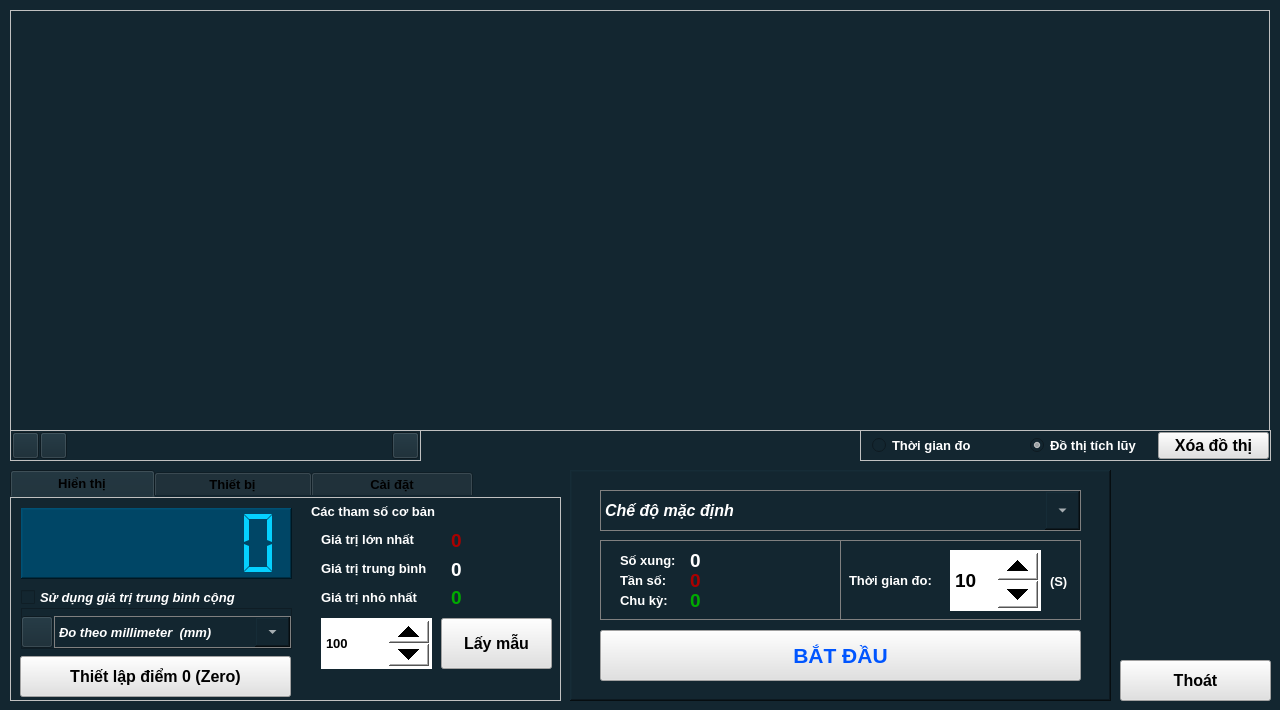
<?xml version="1.0" encoding="UTF-8"?>
<ui version="4.0">
 <class>Sensor_SEN0121</class>
 <widget class="QWidget" name="Sensor_SEN0121">
  <property name="geometry">
   <rect>
    <x>0</x>
    <y>0</y>
    <width>1280</width>
    <height>710</height>
   </rect>
  </property>
  <property name="windowTitle">
   <string>Form</string>
  </property>
  <property name="windowIcon">
   <iconset resource="../image.qrc">
    <normaloff>:/image/DIS0121_Icon.png</normaloff>:/image/DIS0121_Icon.png</iconset>
  </property>
  <property name="styleSheet">
   <string notr="true">background-color: #132630;</string>
  </property>
  <widget class="QPushButton" name="pushButton_Exit">
   <property name="geometry">
    <rect>
     <x>1120</x>
     <y>660</y>
     <width>151</width>
     <height>41</height>
    </rect>
   </property>
   <property name="font">
    <font>
     <pointsize>12</pointsize>
     <bold>true</bold>
    </font>
   </property>
   <property name="styleSheet">
    <string notr="true">background-color: rgb(225, 225, 225);</string>
   </property>
   <property name="text">
    <string>Thoát</string>
   </property>
  </widget>
  <widget class="QFrame" name="frame_setChart">
   <property name="geometry">
    <rect>
     <x>860</x>
     <y>430</y>
     <width>411</width>
     <height>31</height>
    </rect>
   </property>
   <property name="styleSheet">
    <string notr="true">QFrame { 
border: 1px solid #C0C0C0;
}</string>
   </property>
   <property name="frameShape">
    <enum>QFrame::StyledPanel</enum>
   </property>
   <property name="frameShadow">
    <enum>QFrame::Raised</enum>
   </property>
   <widget class="QRadioButton" name="radioButton_Continuously">
    <property name="geometry">
     <rect>
      <x>12</x>
      <y>2</y>
      <width>151</width>
      <height>27</height>
     </rect>
    </property>
    <property name="font">
     <font>
      <pointsize>10</pointsize>
      <bold>true</bold>
     </font>
    </property>
    <property name="styleSheet">
     <string notr="true">color: rgb(255, 255, 255);</string>
    </property>
    <property name="text">
     <string>Thời gian đo</string>
    </property>
    <property name="checked">
     <bool>false</bool>
    </property>
   </widget>
   <widget class="QRadioButton" name="radioButton_Accumulation">
    <property name="geometry">
     <rect>
      <x>170</x>
      <y>2</y>
      <width>111</width>
      <height>27</height>
     </rect>
    </property>
    <property name="font">
     <font>
      <pointsize>10</pointsize>
      <bold>true</bold>
     </font>
    </property>
    <property name="styleSheet">
     <string notr="true">color: rgb(255, 255, 255);</string>
    </property>
    <property name="text">
     <string>Đồ thị tích lũy</string>
    </property>
    <property name="checked">
     <bool>true</bool>
    </property>
   </widget>
   <widget class="QPushButton" name="pushButton_ClearChart">
    <property name="geometry">
     <rect>
      <x>298</x>
      <y>2</y>
      <width>111</width>
      <height>27</height>
     </rect>
    </property>
    <property name="font">
     <font>
      <pointsize>12</pointsize>
      <bold>true</bold>
     </font>
    </property>
    <property name="styleSheet">
     <string notr="true">background-color: rgb(225, 225, 225);</string>
    </property>
    <property name="text">
     <string>Xóa đồ thị</string>
    </property>
   </widget>
  </widget>
  <widget class="QFrame" name="frame_trackLine">
   <property name="geometry">
    <rect>
     <x>10</x>
     <y>430</y>
     <width>411</width>
     <height>31</height>
    </rect>
   </property>
   <property name="styleSheet">
    <string notr="true">QFrame { 
border: 1px solid #C0C0C0;
}</string>
   </property>
   <property name="frameShape">
    <enum>QFrame::StyledPanel</enum>
   </property>
   <property name="frameShadow">
    <enum>QFrame::Raised</enum>
   </property>
   <widget class="QPushButton" name="pushButton_TrackLine_Yax">
    <property name="geometry">
     <rect>
      <x>382</x>
      <y>2</y>
      <width>27</width>
      <height>27</height>
     </rect>
    </property>
    <property name="font">
     <font>
      <pointsize>14</pointsize>
      <bold>true</bold>
     </font>
    </property>
    <property name="toolTip">
     <string>tính hệ số góc y=ax</string>
    </property>
    <property name="text">
     <string/>
    </property>
    <property name="icon">
     <iconset resource="../image.qrc">
      <normaloff>:/image/MFS0103_Track_yax.jpg</normaloff>:/image/MFS0103_Track_yax.jpg</iconset>
    </property>
    <property name="iconSize">
     <size>
      <width>25</width>
      <height>25</height>
     </size>
    </property>
   </widget>
   <widget class="QPushButton" name="pushButton_TrackLine_Default">
    <property name="geometry">
     <rect>
      <x>2</x>
      <y>2</y>
      <width>27</width>
      <height>27</height>
     </rect>
    </property>
    <property name="font">
     <font>
      <pointsize>14</pointsize>
      <bold>true</bold>
     </font>
    </property>
    <property name="toolTip">
     <string>trục tọa độ ảo</string>
    </property>
    <property name="text">
     <string/>
    </property>
    <property name="icon">
     <iconset resource="../image.qrc">
      <normaloff>:/image/MFS0103_Track_D.jpg</normaloff>:/image/MFS0103_Track_D.jpg</iconset>
    </property>
    <property name="iconSize">
     <size>
      <width>25</width>
      <height>25</height>
     </size>
    </property>
   </widget>
   <widget class="QPushButton" name="pushButton_TrackLine_Tooltip">
    <property name="geometry">
     <rect>
      <x>30</x>
      <y>2</y>
      <width>27</width>
      <height>27</height>
     </rect>
    </property>
    <property name="font">
     <font>
      <pointsize>14</pointsize>
      <bold>true</bold>
     </font>
    </property>
    <property name="toolTip">
     <string>bắt điểm</string>
    </property>
    <property name="text">
     <string/>
    </property>
    <property name="icon">
     <iconset resource="../image.qrc">
      <normaloff>:/image/MFS0103_Track_T.jpg</normaloff>:/image/MFS0103_Track_T.jpg</iconset>
    </property>
    <property name="iconSize">
     <size>
      <width>25</width>
      <height>25</height>
     </size>
    </property>
   </widget>
  </widget>
  <widget class="QFrame" name="frame_Chart">
   <property name="geometry">
    <rect>
     <x>10</x>
     <y>10</y>
     <width>1260</width>
     <height>421</height>
    </rect>
   </property>
   <property name="styleSheet">
    <string notr="true">QFrame { 
border: 1px solid #C0C0C0;
}</string>
   </property>
   <property name="frameShape">
    <enum>QFrame::StyledPanel</enum>
   </property>
   <property name="frameShadow">
    <enum>QFrame::Raised</enum>
   </property>
  </widget>
  <widget class="QTabWidget" name="tabWidget_2">
   <property name="geometry">
    <rect>
     <x>10</x>
     <y>470</y>
     <width>551</width>
     <height>231</height>
    </rect>
   </property>
   <property name="font">
    <font>
     <pointsize>10</pointsize>
     <bold>true</bold>
    </font>
   </property>
   <property name="styleSheet">
    <string notr="true">QTabWidget::pane { 
border: 1px solid #C0C0C0;
}</string>
   </property>
   <property name="currentIndex">
    <number>0</number>
   </property>
   <property name="elideMode">
    <enum>Qt::ElideNone</enum>
   </property>
   <widget class="QWidget" name="tab_Infor_3">
    <attribute name="title">
     <string>          Hiển thị          </string>
    </attribute>
    <widget class="QLCDNumber" name="lcdNumber_Value">
     <property name="geometry">
      <rect>
       <x>10</x>
       <y>10</y>
       <width>271</width>
       <height>71</height>
      </rect>
     </property>
     <property name="styleSheet">
      <string notr="true">background-color: rgb(0, 70, 102);
color:rgb(5, 209, 255)</string>
     </property>
     <property name="frameShape">
      <enum>QFrame::WinPanel</enum>
     </property>
     <property name="lineWidth">
      <number>1</number>
     </property>
     <property name="smallDecimalPoint">
      <bool>false</bool>
     </property>
     <property name="digitCount">
      <number>7</number>
     </property>
     <property name="segmentStyle">
      <enum>QLCDNumber::Flat</enum>
     </property>
     <property name="value" stdset="0">
      <double>0.000000000000000</double>
     </property>
     <property name="intValue" stdset="0">
      <number>0</number>
     </property>
    </widget>
    <widget class="QWidget" name="verticalLayoutWidget_6">
     <property name="geometry">
      <rect>
       <x>310</x>
       <y>30</y>
       <width>121</width>
       <height>81</height>
      </rect>
     </property>
     <layout class="QVBoxLayout" name="verticalLayout_6">
      <item>
       <widget class="QLabel" name="label_8">
        <property name="font">
         <font>
          <pointsize>10</pointsize>
          <bold>true</bold>
         </font>
        </property>
        <property name="styleSheet">
         <string notr="true">color: rgb(255, 255, 255);</string>
        </property>
        <property name="text">
         <string>Giá trị lớn nhất</string>
        </property>
       </widget>
      </item>
      <item>
       <widget class="QLabel" name="label_9">
        <property name="font">
         <font>
          <pointsize>10</pointsize>
          <bold>true</bold>
         </font>
        </property>
        <property name="styleSheet">
         <string notr="true">color: rgb(255, 255, 255);</string>
        </property>
        <property name="text">
         <string>Giá trị trung bình</string>
        </property>
       </widget>
      </item>
      <item>
       <widget class="QLabel" name="label_10">
        <property name="font">
         <font>
          <pointsize>10</pointsize>
          <bold>true</bold>
         </font>
        </property>
        <property name="styleSheet">
         <string notr="true">color: rgb(255, 255, 255);</string>
        </property>
        <property name="text">
         <string>Giá trị nhỏ nhất</string>
        </property>
       </widget>
      </item>
     </layout>
    </widget>
    <widget class="QLabel" name="label_sampleInfo">
     <property name="geometry">
      <rect>
       <x>300</x>
       <y>0</y>
       <width>241</width>
       <height>26</height>
      </rect>
     </property>
     <property name="font">
      <font>
       <pointsize>10</pointsize>
       <bold>true</bold>
      </font>
     </property>
     <property name="styleSheet">
      <string notr="true">color: rgb(255, 255, 255);</string>
     </property>
     <property name="text">
      <string>Các tham số cơ bản</string>
     </property>
    </widget>
    <widget class="QPushButton" name="pushButton_getSamples">
     <property name="geometry">
      <rect>
       <x>430</x>
       <y>120</y>
       <width>111</width>
       <height>51</height>
      </rect>
     </property>
     <property name="font">
      <font>
       <pointsize>12</pointsize>
       <bold>true</bold>
      </font>
     </property>
     <property name="styleSheet">
      <string notr="true">background-color: rgb(225, 225, 225);</string>
     </property>
     <property name="text">
      <string>Lấy mẫu</string>
     </property>
    </widget>
    <widget class="QCheckBox" name="checkBox_setMathAvg">
     <property name="geometry">
      <rect>
       <x>10</x>
       <y>86</y>
       <width>281</width>
       <height>27</height>
      </rect>
     </property>
     <property name="font">
      <font>
       <pointsize>10</pointsize>
       <italic>true</italic>
       <bold>true</bold>
      </font>
     </property>
     <property name="styleSheet">
      <string notr="true">color: rgb(255, 255, 255);</string>
     </property>
     <property name="text">
      <string>Sử dụng giá trị trung bình cộng</string>
     </property>
    </widget>
    <widget class="QPushButton" name="pushButton_SetZero">
     <property name="geometry">
      <rect>
       <x>9</x>
       <y>158</y>
       <width>271</width>
       <height>41</height>
      </rect>
     </property>
     <property name="font">
      <font>
       <pointsize>12</pointsize>
       <bold>true</bold>
      </font>
     </property>
     <property name="styleSheet">
      <string notr="true">background-color: rgb(225, 225, 225);</string>
     </property>
     <property name="text">
      <string>Thiết lập điểm 0 (Zero)</string>
     </property>
    </widget>
    <widget class="QSpinBox" name="spinBox_setSample">
     <property name="geometry">
      <rect>
       <x>310</x>
       <y>120</y>
       <width>111</width>
       <height>51</height>
      </rect>
     </property>
     <property name="font">
      <font>
       <pointsize>10</pointsize>
       <bold>true</bold>
      </font>
     </property>
     <property name="styleSheet">
      <string notr="true">QSpinBox
{
background-color: rgb(255, 255, 255);
color: rgb(0, 0, 0);
}
QSpinBox::up-button
{
    min-width:40px;
    min-height: 20px;
}
QSpinBox::down-button
{
    min-width: 40px;
    min-height: 20px;
}
</string>
     </property>
     <property name="minimum">
      <number>10</number>
     </property>
     <property name="maximum">
      <number>9999999</number>
     </property>
     <property name="value">
      <number>100</number>
     </property>
    </widget>
    <widget class="QFrame" name="frame_2">
     <property name="geometry">
      <rect>
       <x>10</x>
       <y>110</y>
       <width>271</width>
       <height>41</height>
      </rect>
     </property>
     <property name="styleSheet">
      <string notr="true">color: rgb(255, 255, 255);</string>
     </property>
     <property name="frameShape">
      <enum>QFrame::StyledPanel</enum>
     </property>
     <property name="frameShadow">
      <enum>QFrame::Raised</enum>
     </property>
     <widget class="QPushButton" name="pushButton_2">
      <property name="geometry">
       <rect>
        <x>0</x>
        <y>8</y>
        <width>32</width>
        <height>32</height>
       </rect>
      </property>
      <property name="styleSheet">
       <string notr="true"/>
      </property>
      <property name="text">
       <string/>
      </property>
      <property name="icon">
       <iconset resource="../image.qrc">
        <normaloff>:/image/DIS0121_Icon.png</normaloff>:/image/DIS0121_Icon.png</iconset>
      </property>
      <property name="iconSize">
       <size>
        <width>32</width>
        <height>32</height>
       </size>
      </property>
     </widget>
     <widget class="QComboBox" name="comboBox_Sensor_Unit">
      <property name="geometry">
       <rect>
        <x>33</x>
        <y>8</y>
        <width>237</width>
        <height>32</height>
       </rect>
      </property>
      <property name="font">
       <font>
        <pointsize>10</pointsize>
        <italic>true</italic>
        <bold>true</bold>
       </font>
      </property>
      <property name="layoutDirection">
       <enum>Qt::LeftToRight</enum>
      </property>
      <property name="styleSheet">
       <string notr="true">QComboBox {
    border: 1px solid gray;
	color: rgb(255, 255, 255);
}
QComboBox::drop-down {
    width:35px;
}</string>
      </property>
      <property name="editable">
       <bool>false</bool>
      </property>
      <item>
       <property name="text">
        <string>Đo theo millimeter  (mm)</string>
       </property>
      </item>
      <item>
       <property name="text">
        <string>Đo theo centimeter (cm)</string>
       </property>
      </item>
      <item>
       <property name="text">
        <string>Đo theo decimeter  (dm)</string>
       </property>
      </item>
      <item>
       <property name="text">
        <string>Đo theo meter (m)</string>
       </property>
      </item>
     </widget>
    </widget>
    <widget class="QLabel" name="label_ValueMin">
     <property name="geometry">
      <rect>
       <x>440</x>
       <y>89</y>
       <width>99</width>
       <height>21</height>
      </rect>
     </property>
     <property name="font">
      <font>
       <pointsize>14</pointsize>
       <bold>true</bold>
      </font>
     </property>
     <property name="styleSheet">
      <string notr="true">color: rgb(0, 170, 0);</string>
     </property>
     <property name="text">
      <string>0</string>
     </property>
    </widget>
    <widget class="QLabel" name="label_ValueAvg">
     <property name="geometry">
      <rect>
       <x>440</x>
       <y>61</y>
       <width>99</width>
       <height>21</height>
      </rect>
     </property>
     <property name="font">
      <font>
       <pointsize>14</pointsize>
       <bold>true</bold>
      </font>
     </property>
     <property name="styleSheet">
      <string notr="true">color: rgb(255, 255, 255);</string>
     </property>
     <property name="frameShape">
      <enum>QFrame::NoFrame</enum>
     </property>
     <property name="text">
      <string>0</string>
     </property>
    </widget>
    <widget class="QLabel" name="label_ValueMax">
     <property name="geometry">
      <rect>
       <x>440</x>
       <y>29</y>
       <width>99</width>
       <height>26</height>
      </rect>
     </property>
     <property name="font">
      <font>
       <pointsize>14</pointsize>
       <bold>true</bold>
      </font>
     </property>
     <property name="styleSheet">
      <string notr="true">color: rgb(170, 0, 0);</string>
     </property>
     <property name="text">
      <string>0</string>
     </property>
    </widget>
   </widget>
   <widget class="QWidget" name="tab_5">
    <attribute name="title">
     <string>            Thiết bị            </string>
    </attribute>
    <widget class="QWidget" name="verticalLayoutWidget_10">
     <property name="geometry">
      <rect>
       <x>150</x>
       <y>110</y>
       <width>271</width>
       <height>61</height>
      </rect>
     </property>
     <layout class="QVBoxLayout" name="verticalLayout_10">
      <item>
       <widget class="QLabel" name="label_Description">
        <property name="font">
         <font>
          <pointsize>10</pointsize>
         </font>
        </property>
        <property name="styleSheet">
         <string notr="true">color: rgb(255, 255, 255);</string>
        </property>
        <property name="text">
         <string/>
        </property>
        <property name="alignment">
         <set>Qt::AlignLeading|Qt::AlignLeft|Qt::AlignTop</set>
        </property>
       </widget>
      </item>
     </layout>
    </widget>
    <widget class="QWidget" name="verticalLayoutWidget_8">
     <property name="geometry">
      <rect>
       <x>150</x>
       <y>10</y>
       <width>271</width>
       <height>101</height>
      </rect>
     </property>
     <layout class="QVBoxLayout" name="verticalLayout_8">
      <item>
       <widget class="QLabel" name="label_Name">
        <property name="font">
         <font>
          <pointsize>10</pointsize>
         </font>
        </property>
        <property name="styleSheet">
         <string notr="true">color: rgb(255, 255, 255);</string>
        </property>
        <property name="text">
         <string/>
        </property>
       </widget>
      </item>
      <item>
       <widget class="QLabel" name="label_Address">
        <property name="font">
         <font>
          <pointsize>10</pointsize>
         </font>
        </property>
        <property name="styleSheet">
         <string notr="true">color: rgb(255, 255, 255);</string>
        </property>
        <property name="text">
         <string/>
        </property>
       </widget>
      </item>
      <item>
       <widget class="QLabel" name="label_SerialNumber">
        <property name="font">
         <font>
          <pointsize>10</pointsize>
         </font>
        </property>
        <property name="styleSheet">
         <string notr="true">color: rgb(255, 255, 255);</string>
        </property>
        <property name="text">
         <string/>
        </property>
       </widget>
      </item>
     </layout>
    </widget>
    <widget class="QWidget" name="verticalLayoutWidget_9">
     <property name="geometry">
      <rect>
       <x>10</x>
       <y>10</y>
       <width>111</width>
       <height>131</height>
      </rect>
     </property>
     <layout class="QVBoxLayout" name="verticalLayout_9">
      <item>
       <widget class="QLabel" name="label_13">
        <property name="font">
         <font>
          <pointsize>10</pointsize>
          <bold>true</bold>
         </font>
        </property>
        <property name="styleSheet">
         <string notr="true">color: rgb(255, 255, 255);</string>
        </property>
        <property name="text">
         <string>Tên thiết bị:</string>
        </property>
       </widget>
      </item>
      <item>
       <widget class="QLabel" name="label_14">
        <property name="font">
         <font>
          <pointsize>10</pointsize>
          <bold>true</bold>
         </font>
        </property>
        <property name="styleSheet">
         <string notr="true">color: rgb(255, 255, 255);</string>
        </property>
        <property name="text">
         <string>Địa chỉ:</string>
        </property>
       </widget>
      </item>
      <item>
       <widget class="QLabel" name="label_18">
        <property name="font">
         <font>
          <pointsize>10</pointsize>
          <bold>true</bold>
         </font>
        </property>
        <property name="styleSheet">
         <string notr="true">color: rgb(255, 255, 255);</string>
        </property>
        <property name="text">
         <string>Mã sê-ri:</string>
        </property>
       </widget>
      </item>
      <item>
       <widget class="QLabel" name="label_19">
        <property name="font">
         <font>
          <pointsize>10</pointsize>
          <bold>true</bold>
         </font>
        </property>
        <property name="styleSheet">
         <string notr="true">color: rgb(255, 255, 255);</string>
        </property>
        <property name="text">
         <string>Mô tả:</string>
        </property>
       </widget>
      </item>
     </layout>
    </widget>
   </widget>
   <widget class="QWidget" name="tab">
    <attribute name="title">
     <string>             Cài đặt             </string>
    </attribute>
    <widget class="QPushButton" name="pushButton_SetSampleTime">
     <property name="geometry">
      <rect>
       <x>300</x>
       <y>20</y>
       <width>121</width>
       <height>61</height>
      </rect>
     </property>
     <property name="font">
      <font>
       <pointsize>12</pointsize>
       <bold>true</bold>
      </font>
     </property>
     <property name="styleSheet">
      <string notr="true">background-color: rgb(225, 225, 225);</string>
     </property>
     <property name="text">
      <string>Cài đặt</string>
     </property>
    </widget>
    <widget class="QSpinBox" name="spinBox_SampleTime">
     <property name="geometry">
      <rect>
       <x>150</x>
       <y>10</y>
       <width>101</width>
       <height>81</height>
      </rect>
     </property>
     <property name="font">
      <font>
       <pointsize>10</pointsize>
       <bold>true</bold>
      </font>
     </property>
     <property name="styleSheet">
      <string notr="true">QSpinBox
{
background-color: rgb(255, 255, 255);
color: rgb(0, 0, 0);
}
QSpinBox::up-button
{
    min-width:40px;
    min-height: 20px;
}
QSpinBox::down-button
{
    min-width: 40px;
    min-height: 20px;
}
</string>
     </property>
     <property name="minimum">
      <number>10</number>
     </property>
     <property name="maximum">
      <number>9999999</number>
     </property>
     <property name="value">
      <number>200</number>
     </property>
    </widget>
    <widget class="QLabel" name="label_24">
     <property name="geometry">
      <rect>
       <x>10</x>
       <y>40</y>
       <width>131</width>
       <height>22</height>
      </rect>
     </property>
     <property name="font">
      <font>
       <pointsize>10</pointsize>
       <bold>true</bold>
      </font>
     </property>
     <property name="styleSheet">
      <string notr="true">color: rgb(255, 255, 255);</string>
     </property>
     <property name="text">
      <string>Thời gian lấy mẫu :</string>
     </property>
    </widget>
    <widget class="QLabel" name="label_23">
     <property name="geometry">
      <rect>
       <x>260</x>
       <y>40</y>
       <width>31</width>
       <height>22</height>
      </rect>
     </property>
     <property name="font">
      <font>
       <pointsize>10</pointsize>
       <bold>true</bold>
      </font>
     </property>
     <property name="styleSheet">
      <string notr="true">color: rgb(255, 255, 255);</string>
     </property>
     <property name="text">
      <string>(ms)</string>
     </property>
    </widget>
    <widget class="QLabel" name="label_calibInfo">
     <property name="geometry">
      <rect>
       <x>30</x>
       <y>160</y>
       <width>121</width>
       <height>22</height>
      </rect>
     </property>
     <property name="font">
      <font>
       <pointsize>10</pointsize>
       <italic>true</italic>
       <bold>true</bold>
      </font>
     </property>
     <property name="styleSheet">
      <string notr="true">color: rgb(255, 255, 127);</string>
     </property>
     <property name="text">
      <string>(chưa hiệu chuẩn)</string>
     </property>
    </widget>
    <widget class="QLabel" name="label_25">
     <property name="geometry">
      <rect>
       <x>10</x>
       <y>139</y>
       <width>141</width>
       <height>22</height>
      </rect>
     </property>
     <property name="font">
      <font>
       <pointsize>10</pointsize>
       <bold>true</bold>
      </font>
     </property>
     <property name="styleSheet">
      <string notr="true">color: rgb(255, 255, 255);</string>
     </property>
     <property name="text">
      <string>Hiệu chuẩn thiết bị :</string>
     </property>
    </widget>
    <widget class="QPushButton" name="pushButton_Calib">
     <property name="geometry">
      <rect>
       <x>190</x>
       <y>130</y>
       <width>121</width>
       <height>61</height>
      </rect>
     </property>
     <property name="font">
      <font>
       <pointsize>12</pointsize>
       <bold>true</bold>
      </font>
     </property>
     <property name="styleSheet">
      <string notr="true">background-color: rgb(225, 225, 225);</string>
     </property>
     <property name="text">
      <string>Hiệu chuẩn</string>
     </property>
    </widget>
    <widget class="Line" name="line_2">
     <property name="geometry">
      <rect>
       <x>10</x>
       <y>100</y>
       <width>531</width>
       <height>16</height>
      </rect>
     </property>
     <property name="orientation">
      <enum>Qt::Horizontal</enum>
     </property>
    </widget>
   </widget>
  </widget>
  <widget class="QFrame" name="frame">
   <property name="geometry">
    <rect>
     <x>570</x>
     <y>470</y>
     <width>541</width>
     <height>231</height>
    </rect>
   </property>
   <property name="styleSheet">
    <string notr="true">color: rgb(255, 255, 255);</string>
   </property>
   <property name="frameShape">
    <enum>QFrame::WinPanel</enum>
   </property>
   <property name="frameShadow">
    <enum>QFrame::Raised</enum>
   </property>
   <widget class="QPushButton" name="pushButton_SetMode">
    <property name="geometry">
     <rect>
      <x>30</x>
      <y>160</y>
      <width>481</width>
      <height>51</height>
     </rect>
    </property>
    <property name="font">
     <font>
      <pointsize>16</pointsize>
      <bold>true</bold>
     </font>
    </property>
    <property name="styleSheet">
     <string notr="true">QPushButton{
background-color: rgb(225, 225, 225);
color: rgb(0, 85, 255);
}</string>
    </property>
    <property name="text">
     <string>BẮT ĐẦU</string>
    </property>
   </widget>
   <widget class="QComboBox" name="comboBox_Sensor_Mode">
    <property name="geometry">
     <rect>
      <x>30</x>
      <y>20</y>
      <width>481</width>
      <height>41</height>
     </rect>
    </property>
    <property name="font">
     <font>
      <pointsize>12</pointsize>
      <italic>true</italic>
      <bold>true</bold>
     </font>
    </property>
    <property name="layoutDirection">
     <enum>Qt::LeftToRight</enum>
    </property>
    <property name="styleSheet">
     <string notr="true">QComboBox {
    border: 1px solid gray;
	color: rgb(255, 255, 255);
}
QComboBox::drop-down {
    width:35px;
}</string>
    </property>
    <property name="editable">
     <bool>false</bool>
    </property>
    <item>
     <property name="text">
      <string>Chế độ mặc định</string>
     </property>
    </item>
    <item>
     <property name="text">
      <string>Chế độ đo chính xác</string>
     </property>
    </item>
    <item>
     <property name="text">
      <string>Đo dao động</string>
     </property>
    </item>
   </widget>
   <widget class="QFrame" name="frame_Calculate">
    <property name="geometry">
     <rect>
      <x>30</x>
      <y>70</y>
      <width>241</width>
      <height>80</height>
     </rect>
    </property>
    <property name="styleSheet">
     <string notr="true">QFrame#frame_Calculate{
    border: 1px solid gray;
}</string>
    </property>
    <property name="frameShape">
     <enum>QFrame::NoFrame</enum>
    </property>
    <property name="frameShadow">
     <enum>QFrame::Raised</enum>
    </property>
    <widget class="QLabel" name="label_11">
     <property name="geometry">
      <rect>
       <x>20</x>
       <y>29</y>
       <width>61</width>
       <height>22</height>
      </rect>
     </property>
     <property name="font">
      <font>
       <pointsize>10</pointsize>
       <bold>true</bold>
      </font>
     </property>
     <property name="styleSheet">
      <string notr="true">color: rgb(255, 255, 255);</string>
     </property>
     <property name="text">
      <string>Tần số:</string>
     </property>
    </widget>
    <widget class="QLabel" name="label_12">
     <property name="geometry">
      <rect>
       <x>20</x>
       <y>49</y>
       <width>61</width>
       <height>23</height>
      </rect>
     </property>
     <property name="font">
      <font>
       <pointsize>10</pointsize>
       <bold>true</bold>
      </font>
     </property>
     <property name="styleSheet">
      <string notr="true">color: rgb(255, 255, 255);</string>
     </property>
     <property name="text">
      <string>Chu kỳ:</string>
     </property>
    </widget>
    <widget class="QLabel" name="label_Calculate_Freq">
     <property name="geometry">
      <rect>
       <x>90</x>
       <y>27</y>
       <width>99</width>
       <height>26</height>
      </rect>
     </property>
     <property name="font">
      <font>
       <pointsize>14</pointsize>
       <bold>true</bold>
      </font>
     </property>
     <property name="styleSheet">
      <string notr="true">color: rgb(170, 0, 0);</string>
     </property>
     <property name="text">
      <string>0</string>
     </property>
    </widget>
    <widget class="QLabel" name="label_Calculate_Time">
     <property name="geometry">
      <rect>
       <x>90</x>
       <y>50</y>
       <width>99</width>
       <height>21</height>
      </rect>
     </property>
     <property name="font">
      <font>
       <pointsize>14</pointsize>
       <bold>true</bold>
      </font>
     </property>
     <property name="styleSheet">
      <string notr="true">color: rgb(0, 170, 0);</string>
     </property>
     <property name="text">
      <string>0</string>
     </property>
    </widget>
    <widget class="QLabel" name="label_16">
     <property name="geometry">
      <rect>
       <x>20</x>
       <y>9</y>
       <width>61</width>
       <height>22</height>
      </rect>
     </property>
     <property name="font">
      <font>
       <pointsize>10</pointsize>
       <bold>true</bold>
      </font>
     </property>
     <property name="styleSheet">
      <string notr="true">color: rgb(255, 255, 255);</string>
     </property>
     <property name="text">
      <string>Số xung:</string>
     </property>
    </widget>
    <widget class="QLabel" name="label_Calculate_Pulse">
     <property name="geometry">
      <rect>
       <x>90</x>
       <y>10</y>
       <width>99</width>
       <height>21</height>
      </rect>
     </property>
     <property name="font">
      <font>
       <pointsize>14</pointsize>
       <bold>true</bold>
      </font>
     </property>
     <property name="styleSheet">
      <string notr="true">color: rgb(255, 255, 255);</string>
     </property>
     <property name="frameShape">
      <enum>QFrame::NoFrame</enum>
     </property>
     <property name="text">
      <string>0</string>
     </property>
    </widget>
   </widget>
   <widget class="QFrame" name="frame_graphTime">
    <property name="geometry">
     <rect>
      <x>270</x>
      <y>70</y>
      <width>241</width>
      <height>80</height>
     </rect>
    </property>
    <property name="styleSheet">
     <string notr="true">QFrame#frame_graphTime{
    border: 1px solid gray;
}</string>
    </property>
    <property name="frameShape">
     <enum>QFrame::NoFrame</enum>
    </property>
    <property name="frameShadow">
     <enum>QFrame::Raised</enum>
    </property>
    <widget class="QSpinBox" name="spinBox_graphTime">
     <property name="geometry">
      <rect>
       <x>110</x>
       <y>10</y>
       <width>91</width>
       <height>61</height>
      </rect>
     </property>
     <property name="font">
      <font>
       <pointsize>14</pointsize>
       <bold>true</bold>
      </font>
     </property>
     <property name="styleSheet">
      <string notr="true">QSpinBox
{
background-color: rgb(255, 255, 255);
color: rgb(0, 0, 0);
}
QSpinBox::up-button
{
    min-width:40px;
    min-height: 20px;
}
QSpinBox::down-button
{
    min-width: 40px;
    min-height: 20px;
}
</string>
     </property>
     <property name="minimum">
      <number>1</number>
     </property>
     <property name="maximum">
      <number>999</number>
     </property>
     <property name="singleStep">
      <number>1</number>
     </property>
     <property name="value">
      <number>10</number>
     </property>
    </widget>
    <widget class="QLabel" name="label_15">
     <property name="geometry">
      <rect>
       <x>9</x>
       <y>29</y>
       <width>91</width>
       <height>23</height>
      </rect>
     </property>
     <property name="font">
      <font>
       <pointsize>10</pointsize>
       <bold>true</bold>
      </font>
     </property>
     <property name="styleSheet">
      <string notr="true">color: rgb(255, 255, 255);</string>
     </property>
     <property name="text">
      <string>Thời gian đo:</string>
     </property>
    </widget>
    <widget class="QLabel" name="label_26">
     <property name="geometry">
      <rect>
       <x>210</x>
       <y>30</y>
       <width>21</width>
       <height>22</height>
      </rect>
     </property>
     <property name="font">
      <font>
       <pointsize>10</pointsize>
       <bold>true</bold>
      </font>
     </property>
     <property name="styleSheet">
      <string notr="true">color: rgb(255, 255, 255);</string>
     </property>
     <property name="text">
      <string>(S)</string>
     </property>
    </widget>
   </widget>
  </widget>
 </widget>
 <resources>
  <include location="../image.qrc"/>
 </resources>
 <connections/>
</ui>
